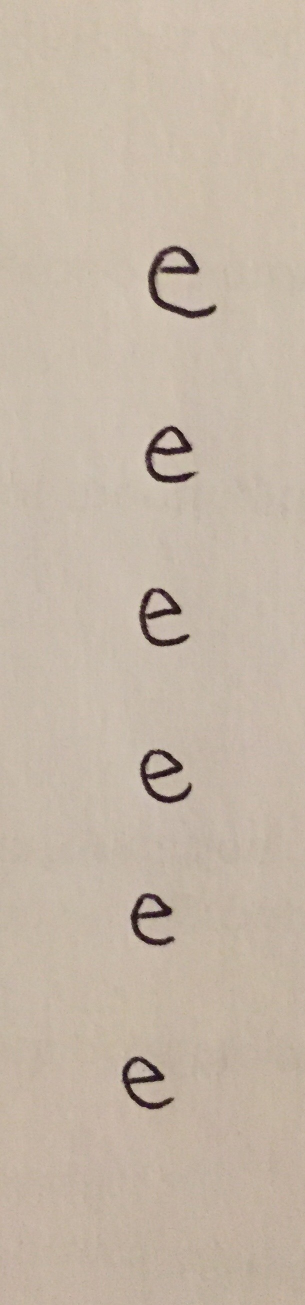
#> input picture e.JPG, 610 x 2610 px (shown at 1/2 size)
$ jupyter execute --allow-errors HandwrittenDigitsSVM.ipynb   (Python 2 division)   (older library calls are emulated)
#> lines starting #> are read from the running program, lines starting #| are printed output that depends on the picture; after the words box and inside, x2 and y2 are one past the last pixel; in counts of white or black regions, pixels touching at a corner belong together
[cell 1]
from scipy.misc import imread # using scipy's imread
import cv2
import numpy as np

def boundaries(binarized,axis):
    # variables named assuming axis = 0; algorithm valid for axis=1
    # [1,0][axis] effectively swaps axes for summing
    rows = np.sum(binarized,axis = [1,0][axis]) > 0
    rows[1:] = np.logical_xor(rows[1:], rows[:-1])
    change = np.nonzero(rows)[0]
    ymin = change[::2]
    ymax = change[1::2]
    height = ymax-ymin
    too_small = 10 # real letters will be bigger than 10px by 10px
    ymin = ymin[height>too_small]
    ymax = ymax[height>too_small]
    return zip(ymin,ymax)

def separate(img):
    orig_img = img.copy()
    pure_white = 255.
    white = np.max(img)
    black = np.min(img)
    thresh = (white+black)/2.0
    binarized = img<thresh
    row_bounds = boundaries(binarized, axis = 0)
    cropped = []
    for r1,r2 in row_bounds:
        img = binarized[r1:r2,:]
        col_bounds = boundaries(img,axis=1)
        rects = [r1,r2,col_bounds[0][0],col_bounds[0][1]]
        cropped.append(np.array(orig_img[rects[0]:rects[1],rects[2]:rects[3]]/pure_white))
    return cropped

# Example usage
#> (the rest of this cell did not finish here and is left out)

#> (a cell that did not finish here is left out)

#> (a cell that did not finish here is left out)

#> (a cell that did not finish here is left out)

[cell 5]
def fun(imgs, data):
    for img in imgs:
        scaled = cv2.resize(img, (5,5), interpolation = cv2.INTER_CUBIC)
        img = np.array(scaled)
        data.append(img.flatten())
dataA = []
#> dataA = []
dataB = []
dataC = []
#> (the rest of this cell did not finish here and is left out)

[cell 6]
dataA = np.array(dataA)
#> dataA = empty array
dataB = np.array(dataB)
dataC = np.array(dataC)

[cell 7]
data = np.concatenate((dataA, dataB, dataC))
#> data = empty array
data.shape
#> Out = (0,)

[cell 8]
targetA = [0]*23
targetB = [1]*23
targetC = [2]*23
target = np.concatenate((targetA, targetB, targetC))
target.shape

[cell 9]
#my own handwriting
columnE = imread("e.JPG", flatten = True)
#> columnE: shape (2610, 610) float32; min 2.09, max 212.2, mean 185.3
imgsE = separate(columnE)
#> in separate, `white = np.max(img)`: white = 212.2
#> in separate, `black = np.min(img)`: black = 2.09
#> in separate, `thresh = (white+black)/2.0`: thresh = 107.2
#> in separate, `binarized = img<thresh`:
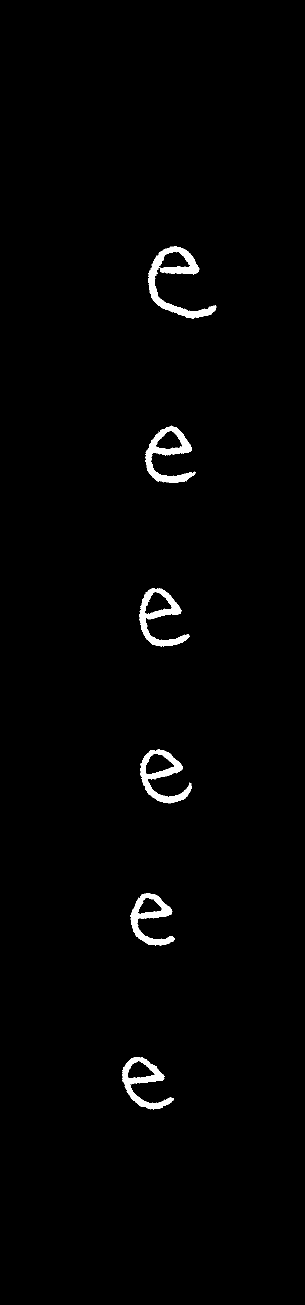
#> binarized: shape (2610, 610) bool (shown at 1/2 size); 1.4% white; 12 white regions (6 under 20 px), largest, box (x1, y1, x2, y2) and area: (296, 492, 433, 637) 4970, (290, 851, 391, 966) 3895, (279, 1176, 379, 1293) 3660, (280, 1498, 383, 1607) 3586, (245, 2114, 348, 2219) 3330, (261, 1787, 350, 1892) 3285
#> in boundaries, `change = np.nonzero(rows)[0]`: change = [492, 637, 851, 966, 1176, 1293, 1498, 1607, 1787, 1892, 2114, 2219]
#> in boundaries, `ymin = change[::2]`: ymin = [492, 851, 1176, 1498, 1787, 2114]
#> in boundaries, `ymax = change[1::2]`: ymax = [637, 966, 1293, 1607, 1892, 2219]
#> in boundaries, `height = ymax-ymin`: height = [145, 115, 117, 109, 105, 105]
#> in separate, `row_bounds = boundaries(binarized, axis = 0)`: row_bounds = [(492, 637), (851, 966), (1176, 1293), (1498, 1607), (1787, 1892), (2114, 2219)]
#> the loop in separate, `for r1,r2 in row_bounds:` made 6 passes
#> (r1, r2, ymin in boundaries, ymax in boundaries, height in boundaries) on passes 1 to 6: (492, 637, [296], [433], [137]), (851, 966, [290], [391], [101]), (1176, 1293, [279], [379], [100]), (1498, 1607, [280], [383], [103]), (1787, 1892, [261], [350], [89]), (2114, 2219, [245], [348], [103])
#> after the loop in separate, `for r1,r2 in row_bounds:`:
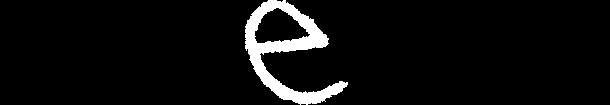
#> img: shape (105, 610) bool; 5.2% white; 1 white region, box (x1, y1, x2, y2) and area: (245, 0, 348, 105) 3330
#> after the loop in separate, `for r1,r2 in row_bounds:`: cropped = 6 items
#> imgsE = 6 items
for img in imgsE:
    cv2.imshow("e",img)
    cv2.waitKey(250)
#> this loop made 6 passes
cv2.destroyAllWindows()

[cell 10]
columnD = imread("d.JPG", flatten = True)
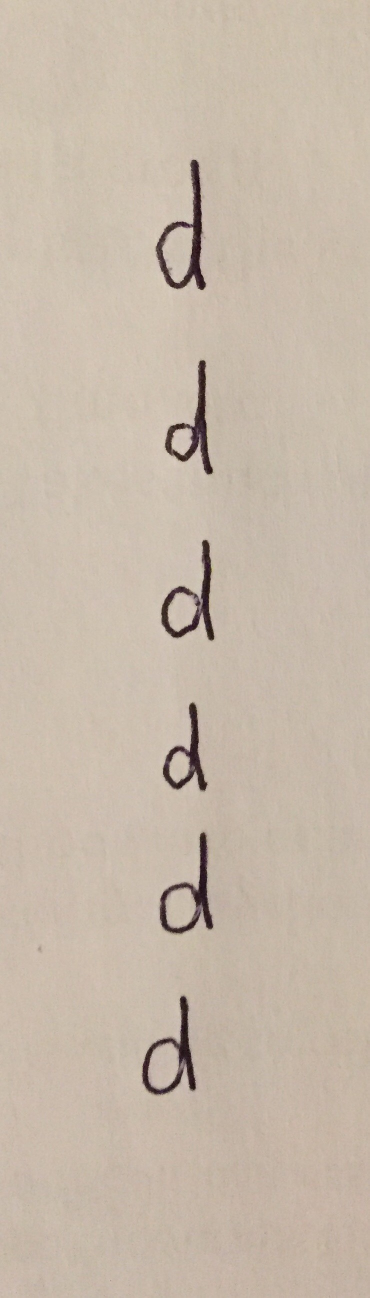
#> input picture d.JPG, 739 x 2595 px (shown at 1/2 size)
#> columnD: shape (2595, 739) float32; min 3.59, max 216.1, mean 187.6
imgsD = separate(columnD)
#> in separate (call 2), `white = np.max(img)`: white = 216.1
#> in separate (call 2), `black = np.min(img)`: black = 3.59
#> in separate (call 2), `thresh = (white+black)/2.0`: thresh = 109.8
#> in separate (call 2), `binarized = img<thresh`: binarized: shape (2595, 739) bool; 1.7% white; 7 white regions (1 under 20 px), largest, box (x1, y1, x2, y2) and area: (312, 319, 412, 580) 6603, (330, 721, 426, 949) 5540, (322, 1080, 428, 1281) 5419, (320, 1664, 426, 1867) 5320, (284, 1992, 392, 2189) 5314, (326, 1405, 415, 1581) 4377
#> in separate (call 2), `row_bounds = boundaries(binarized, axis = 0)`: row_bounds = [(319, 580), (721, 949), (1080, 1281), (1405, 1581), (1664, 1867), (1992, 2189)]
#> the loop in separate (call 2), `for r1,r2 in row_bounds:` made 6 passes
#> (r1, r2, ymin in boundaries, ymax in boundaries, height in boundaries) on passes 1 to 6: (319, 580, [312], [412], [100]), (721, 949, [330], [426], [96]), (1080, 1281, [322], [428], [106]), (1405, 1581, [326], [415], [89]), (1664, 1867, [320], [426], [106]), (1992, 2189, [284], [392], [108])
#> pass 1, in separate (call 2), `img = binarized[r1:r2,:]`:
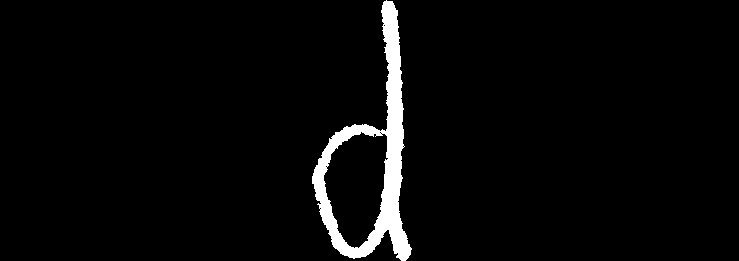
#> img: shape (261, 739) bool; 3.4% white; 1 white region, box (x1, y1, x2, y2) and area: (312, 0, 412, 261) 6603
#> after the loop in separate (call 2), `for r1,r2 in row_bounds:`: img: shape (197, 739) bool; 3.7% white; 2 white regions (1 under 20 px), largest, box (x1, y1, x2, y2) and area: (284, 0, 392, 197) 5314
#> imgsD = 6 items
for img in imgsD:
    cv2.imshow("d",img)
    cv2.waitKey(250)
#> this loop made 6 passes
#> pass 1, `cv2.imshow("d",img)`:
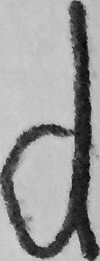
#> window 'd': shape (261, 100) float32; min 0.0164, max 0.847, mean 0.61
cv2.destroyAllWindows()

[cell 11]
columnH = imread("h.JPG", flatten = True)
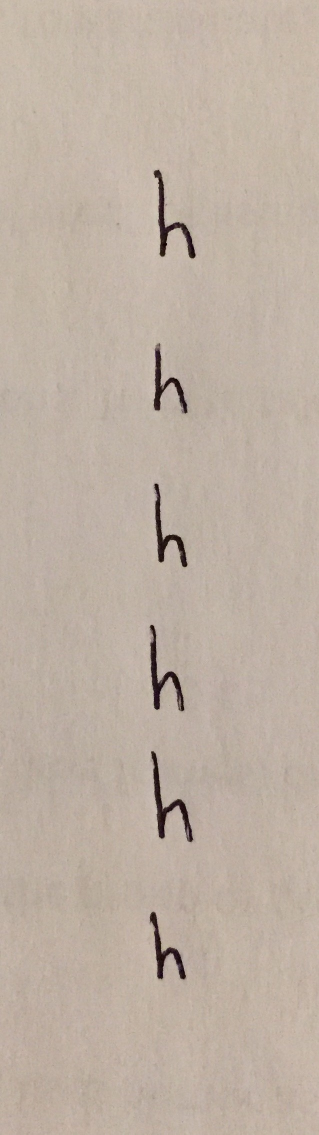
#> input picture h.JPG, 638 x 2269 px (shown at 1/2 size)
#> columnH: shape (2269, 638) float32; min 2.99, max 211.9, mean 178.9
imgsH = separate(columnH)
#> in separate (call 3), `white = np.max(img)`: white = 211.9
#> in separate (call 3), `black = np.min(img)`: black = 2.99
#> in separate (call 3), `thresh = (white+black)/2.0`: thresh = 107.5
#> in separate (call 3), `binarized = img<thresh`:
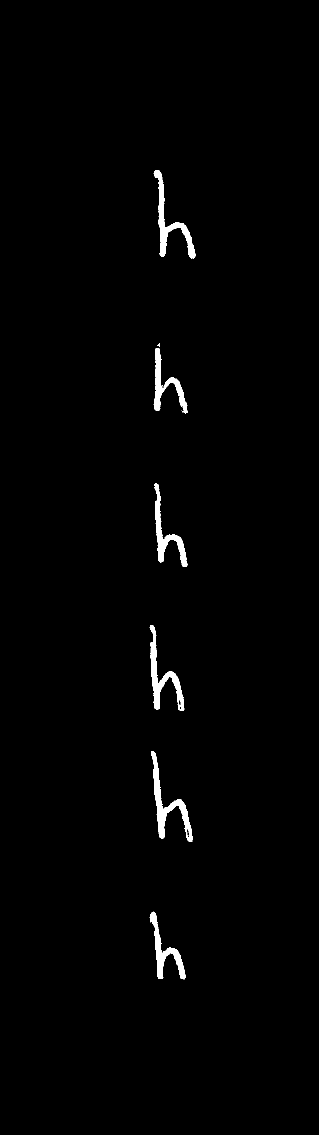
#> binarized: shape (2269, 638) bool (shown at 1/2 size); 1.2% white; 8 white regions (1 under 20 px), largest, box (x1, y1, x2, y2) and area: (302, 1502, 386, 1684) 3261, (307, 340, 391, 517) 3055, (299, 1250, 369, 1422) 2965
#> in separate (call 3), `row_bounds = boundaries(binarized, axis = 0)`: row_bounds = [(340, 517), (696, 827), (967, 1134), (1250, 1422), (1502, 1684), (1823, 1959)]
#> the loop in separate (call 3), `for r1,r2 in row_bounds:` made 6 passes
#> (r1, r2, ymin in boundaries, ymax in boundaries, height in boundaries) on passes 1 to 6: (340, 517, [307], [391], [84]), (696, 827, [307], [376], [69]), (967, 1134, [308], [375], [67]), (1250, 1422, [299], [369], [70]), (1502, 1684, [302], [386], [84]), (1823, 1959, [299], [372], [73])
#> pass 1, in separate (call 3), `img = binarized[r1:r2,:]`:
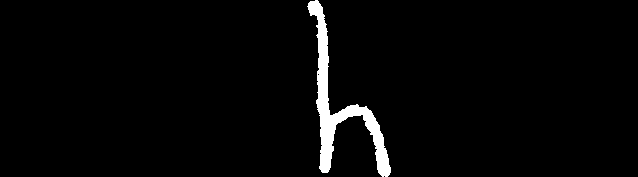
#> img: shape (177, 638) bool; 2.7% white; 1 white region, box (x1, y1, x2, y2) and area: (307, 0, 391, 177) 3055
#> after the loop in separate (call 3), `for r1,r2 in row_bounds:`:
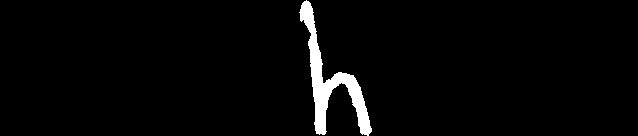
#> img: shape (136, 638) bool; 2.8% white; 1 white region, box (x1, y1, x2, y2) and area: (299, 0, 372, 136) 2464
#> imgsH = 6 items
for img in imgsH:
    cv2.imshow("h",img)
    cv2.waitKey(250)
#> this loop made 6 passes
#> pass 2, `cv2.imshow("h",img)`:
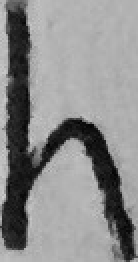
#> window 'h': shape (131, 69) float32 (shown 2 times larger); min 0.0129, max 0.813, mean 0.545
cv2.destroyAllWindows()

[cell 12]
dataD = []
dataE = []
dataH = []
fun(imgsD, dataD)
#> the loop in fun, `for img in imgs:` made 6 passes
fun(imgsE, dataE)
#> the loop in fun (call 2), `for img in imgs:` made 6 passes
fun(imgsH, dataH)

[cell 13]
dataD = np.array(dataD)
dataE = np.array(dataE)
dataH = np.array(dataH)

[cell 14]
data = np.concatenate((dataD, dataE, dataH))
data.shape
#> Out = (18, 25)

[cell 15]
targetD = [0]*6
targetE = [1]*6
targetH = [2]*6
target = np.concatenate((targetD, targetE, targetH))
#> target = 18 values from 0 to 2
target.shape
#> Out = (18,)

[cell 16]
def partition(data, target, p):
#> called with data = array of shape (18, 25), target = array of shape (18,), p = 0.5
    train_data = []
    train_target = []
    test_data = []
    test_target = []
    train_size = int(len(target)*p)
#> train_size = 9
    test_size = len(target)-train_size
#> test_size = 9
    duplicates = []

    index = np.random.randint(len(target))
#> index = 12
    for i in range(train_size):
        while index in duplicates:
            index = np.random.randint(len(target))
        duplicates.append(index)
        train_data.append(data[index])
        train_target.append(target[index])
#> after the loop, duplicates = [12, 15, 0, 3, 7, 9, 4, 6, 1]; train_data = 9 items; train_target = [2, 2, 0, 0, 1, 1, 0, 1, 0]


    index = np.random.randint(len(target))
#> index = 6
    for i in range(test_size):
        while index in duplicates:
            index = np.random.randint(len(target))
        duplicates.append(index)
        test_data.append(data[index])
        test_target.append(target[index])
#> after the loop, duplicates = [12, 15, 0, 3, 7, 9, 4, 6, 1, 14, 17, 5, 13, 8, 16, 10, 11, 2]; test_data = 9 items; test_target = [2, 2, 0, 2, 1, 2, 1, 1, 0]

    return train_data, train_target, test_data, test_target, test_size

[cell 17]
train_data, train_target, test_data, test_target, test_size = partition(data, target, 0.5)
#> train_data = 9 items; train_target = [2, 2, 0, 0, 1, 1, 0, 1, 0]; test_data = 9 items; test_target = [2, 2, 0, 2, 1, 2, 1, 1, 0]; test_size = 9
